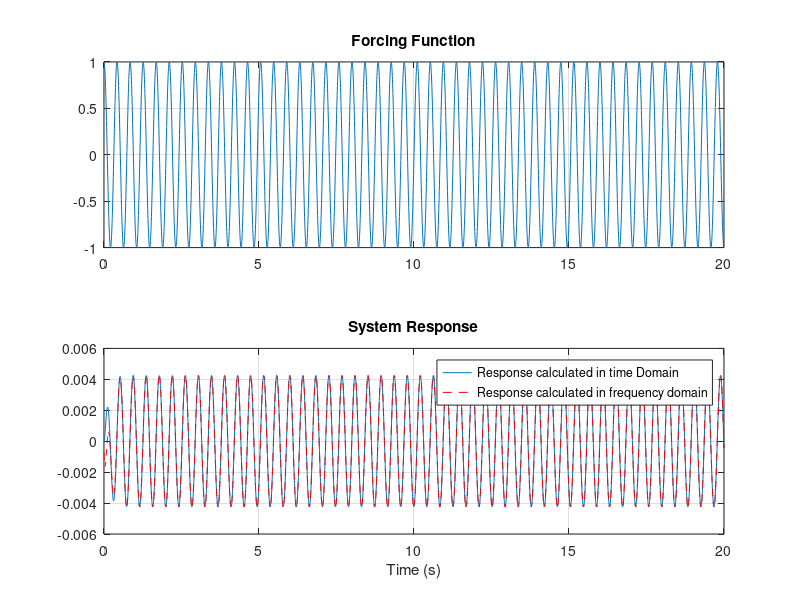

This chart was generated by the following MATLAB code:
%% Demo -- ifft
% =========================================================================
close all; clear; clc
m = 1;                          % system mass
omega = 5*pi;                   % natural freq.
zeta = 0.5;                     % damping ratio
omega_d = omega*sqrt(1-zeta^2); % natural freq. with damping
k =(omega^2)*m;                 % stiffness coefficient

dt = 0.005;                     % Sampling period 
t = 0:dt:20;                    % Time instants
F = cos(4.75*pi*t);             % Input force

% System impulse response -- time domain (convolution integral)
impulse = exp(-omega*zeta*t).*sin(omega_d*t);
output = dt*(1/m/(omega_d))*conv(impulse,F);

% System impulse response -- frequency domain (multiplying FRF by the FFT of the input signal)
output2 = dt*1/m/omega_d*ifft(fft(F).*fft(impulse));

% Figure -- comparison of the outputs calculated in time and freq. domain
figure(1)
subplot(211),plot(t,F(1:length(t)))
grid
title('Forcing Function')
subplot(212),plot(t,output(1:length(t)));hold on
plot(t,output2(1:length(t)),'--r')
legend({'Response calculated in time Domain','Response calculated in frequency domain'})
grid
title('System Response')
xlabel('Time (s)')



